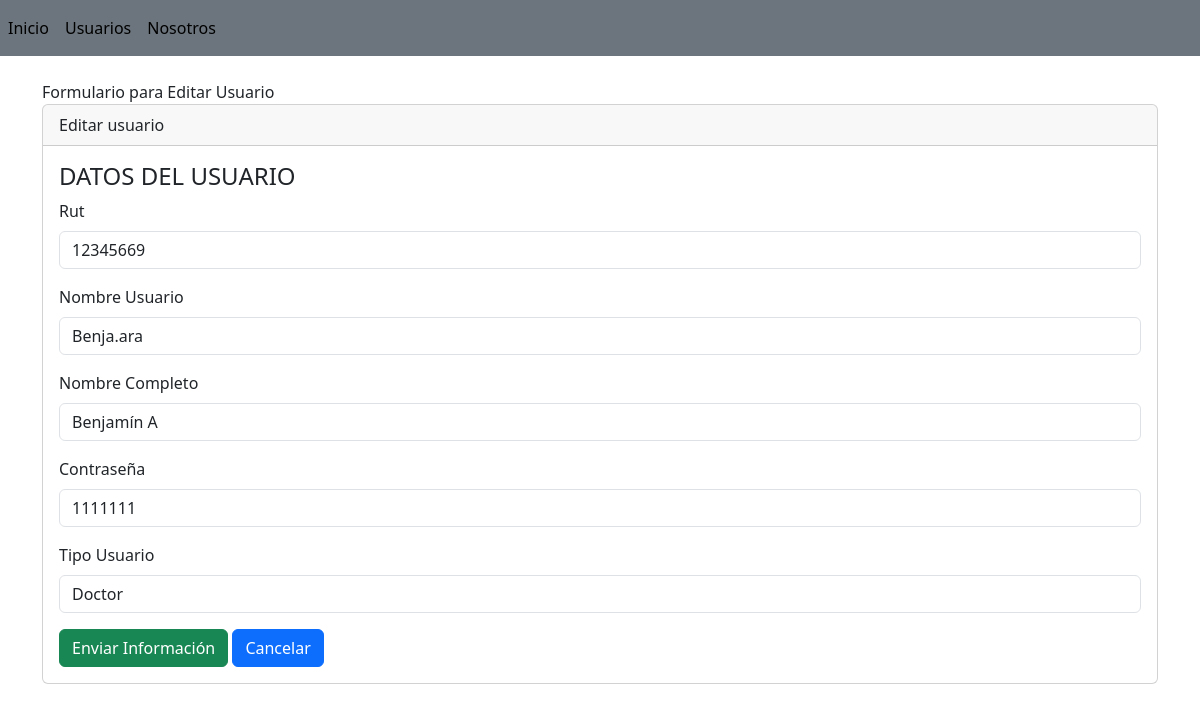
Screenshot of /usuarios/editar/1 with the database file from the repository.
### crud/models.py (models this page shows, shortened)
class Usuario(models.Model):
    code = models.AutoField(primary_key=True,verbose_name="codigo")
    rut = models.CharField(max_length=12)
    nombre_usuario = models.CharField(max_length=20,verbose_name="Nombre Usuario")
    nombre_completo = models.CharField(max_length=50,verbose_name="Nombre Completo")
    contrasenna = models.CharField(max_length=20,verbose_name="Contraseña")
    tipo_usuario = models.CharField(max_length=20,verbose_name="Tipo Usuario")

### crud/views.py (the view)
# urls.py: path('usuarios/editar', views.editar, name='editar'),
def editar(request,code):
    usuario = Usuario.objects.get(code=code)
    formulario = UsuarioForm(request.POST or None, request.FILES or None, instance=usuario)
    if formulario.is_valid() and request.POST:
        formulario.save()
        return redirect('usuarios')
    return render(request, 'usuarios/editar.html',{'formulario': formulario})

### crud/forms.py
class UsuarioForm(forms.ModelForm):
    class Meta:
        model = Usuario
        fields = '__all__'

### crud/templates/usuarios/editar.html (shortened to what this page needs)
{% extends "base.html" %}
    {% block contenido %}
     Formulario para Editar Usuario
     <div class="card">
        <div class="card-header">
            Editar usuario
        </div>
        <div class="card-body">
            <h4 class="card-title">DATOS DEL USUARIO</h4>
            {% include 'usuarios/form.html' %}
        </div>
     </div>
    {% endblock %}

### crud/templates/usuarios/form.html (shortened to what this page needs)
<form enctype="multipart/form-data" method="post">
 {% for campo in formulario %}
    <div class="mb-3">
        <label for="" class="form-label">{{ campo.label }}</label>
        <input type="{{ campo.field.widget.input_type }}"
        class="form-control"
        name="{{campo.name}}" id=""
        aria-describedby="helpId"
        placeholder="{{ campo.label }}"
        value="{{ campo.value | default:"" }}"/>
    </div>
{% endfor %}
<input name="" id="" class="btn btn-success" type="submit" value="Enviar Información"/>
<a class="btn btn-primary"
    href="{% url 'usuarios' %}"
    role="button"
    >Cancelar</a
>
</form>

### rows the page displays
Usuario: rut "12345669" "Benja.ara" "Benjamín A" "1111111" "Doctor"

### other values shown
{{ campo.label }} "Rut" "Nombre Usuario" "Nombre Completo" "Contraseña" "Tipo Usuario"
